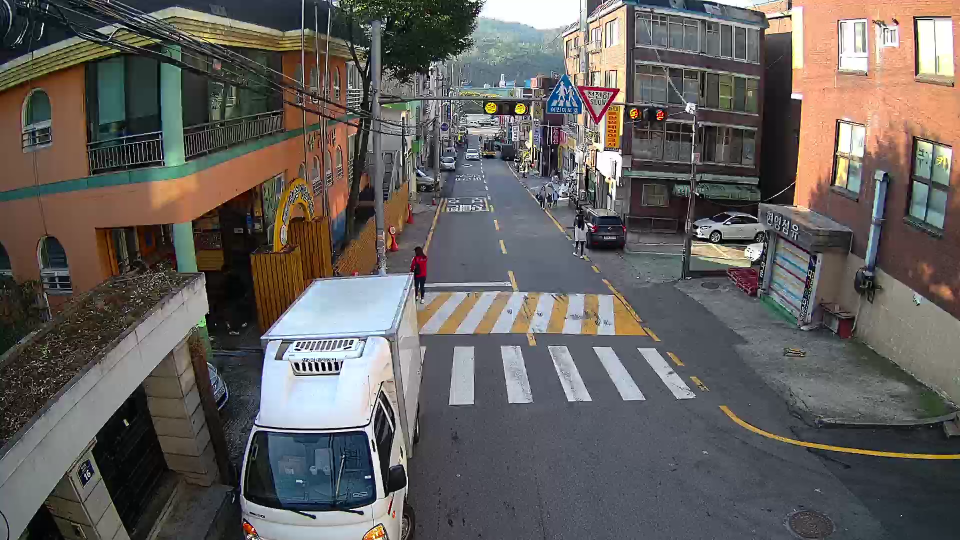
#> input picture inference/images/cctv_school_zone_000200_00001.png, 1920 x 1080 px, found by its file name (shown at 1/2 size)
$ python hough_transform.py
#> lines starting #> are read from the running program, lines starting #| are printed output that depends on the picture; after the words box and inside, x2 and y2 are one past the last pixel; in counts of white or black regions, pixels touching at a corner belong together
import cv2
import numpy as np

img = cv2.imread(r'.\inference\images\cctv_school_zone_000200_00001.png')
#> img is the input picture: shape (1080, 1920, 3); mean B, G, R 93.4, 96.2, 100.1
gray = cv2.cvtColor(img,cv2.COLOR_BGR2GRAY)
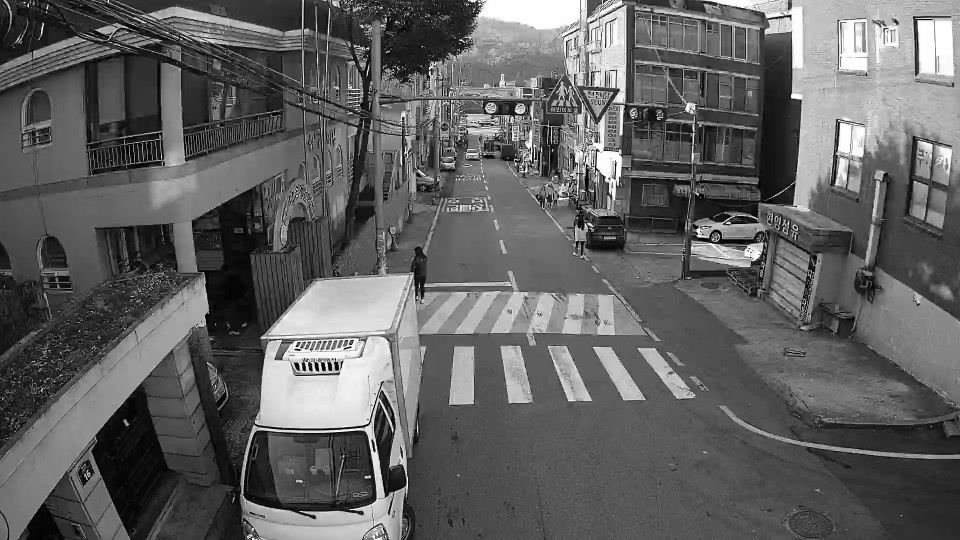
#> gray: shape (1080, 1920) (shown at 1/2 size); min 0, max 255, mean 96.9
edges = cv2.Canny(gray,50,150)
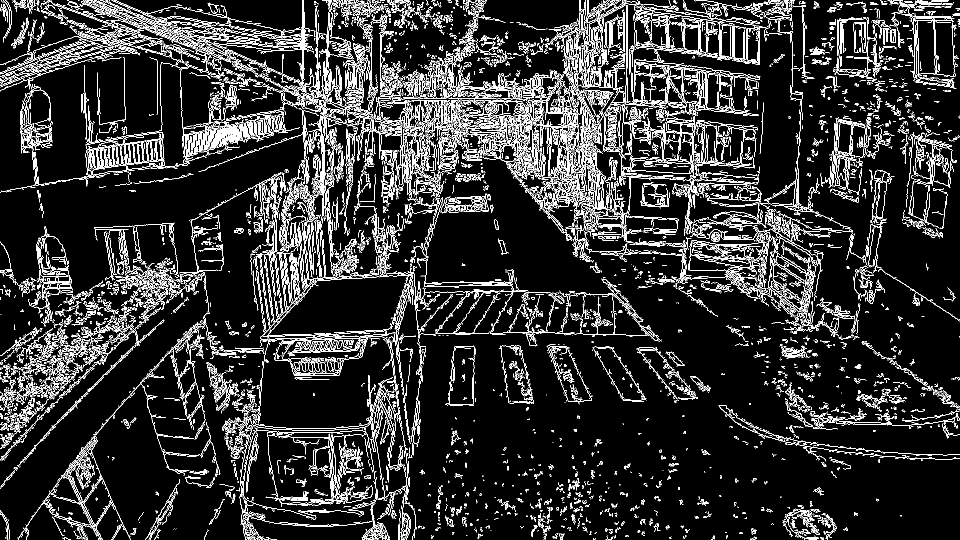
#> edges: shape (1080, 1920) (shown at 1/2 size); 11.4% white in thin lines or dots
lines = cv2.HoughLines(edges,1,np.pi/180,400)
#> lines = 315 rows, first 8: [-49, 1.94], [-55, 1.95], [325, 1.41], [68, 1.68], [-93, 1.99], [323, 1.41], [-26, 1.9], [-29, 1.9]

for line in lines:
    rho,theta = line[0]
    a = np.cos(theta)
    b = np.sin(theta)
    x0 = a*rho
    y0 = b*rho
    x1 = int(x0 + 1000*(-b))
    y1 = int(y0 + 1000*(a))
    x2 = int(x0 - 1000*(-b))
    y2 = int(y0 - 1000*(a))
    cv2.line(img,(x1,y1),(x2,y2),(0,0,255),2)
#> this loop made 315 passes
#> (rho, theta, a, b, x0, y0, x1, y1) on passes 1 to 3: (-49, 1.94, -0.358, 0.934, 17.56, -45.75, -916, -404), (-55, 1.95, -0.375, 0.927, 20.6, -51, -906, -425), (325, 1.41, 0.156, 0.988, 50.84, 321, -936, 477)
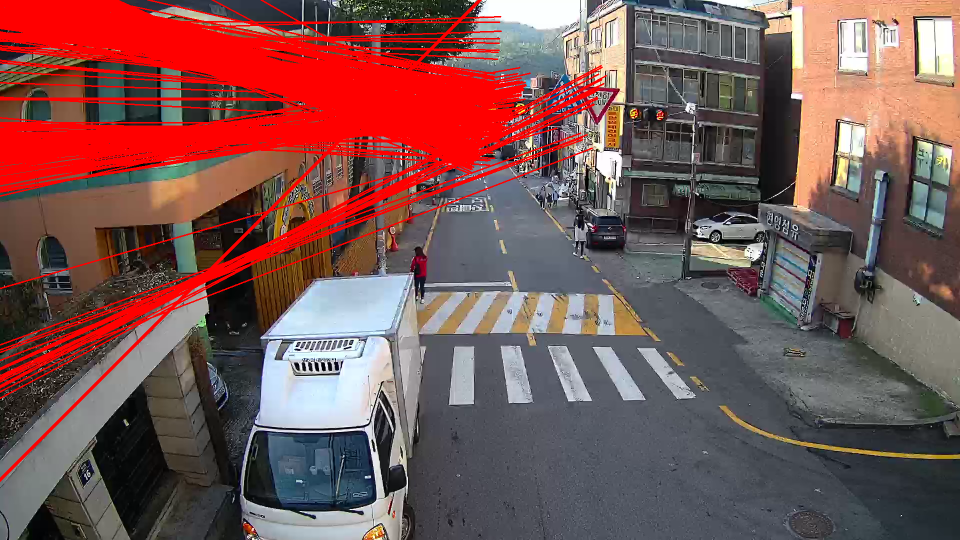
#> img: shape (1080, 1920, 3) (shown at 1/2 size); 13.34% of pixels changed, all inside (x1, y1, x2, y2) = (0, 0, 1214, 964)

cv2.imshow("result", img)
cv2.waitKey(0)
